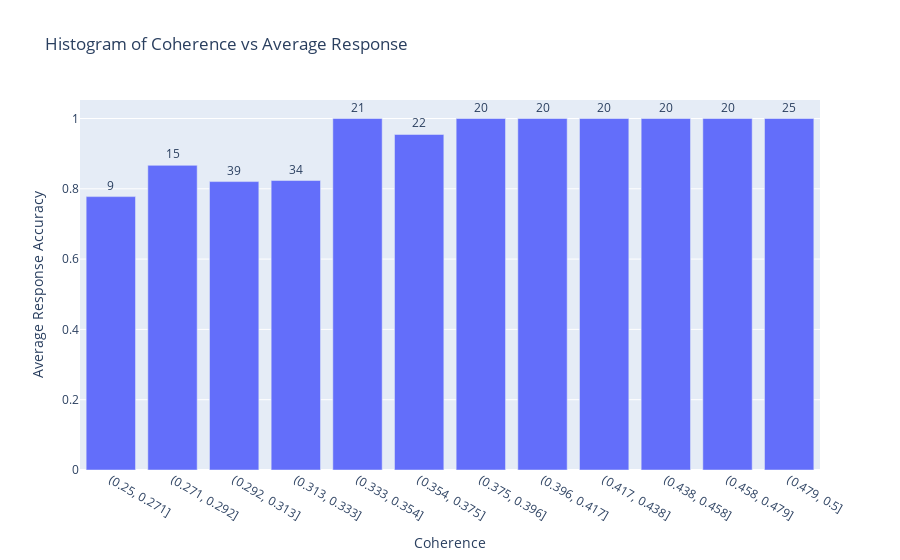

Notebook source saved alongside this figure:
### Code cell
create_histogram(trial_data, nbins=12)

### Figure 1 — Plotly figure (JSON) as saved in the notebook; plotly's stock layout.template omitted (floating-point values rounded to 4 significant figures)
{"data": [{"alignmentgroup": "True", "hovertemplate": "Coherence=%{x}<br>Average Response Accuracy=%{y}<extra></extra>", "legendgroup": "", "marker": {"color": "#636efa", "pattern": {"shape": ""}}, "name": "", "offsetgroup": "", "orientation": "v", "showlegend": false, "text": [9, 15, 39, 34, 21, 22, 20, 20, 20, 20, 20, 25], "textposition": "outside", "type": "bar", "x": ["(0.25, 0.271]", "(0.271, 0.292]", "(0.292, 0.313]", "(0.313, 0.333]", "(0.333, 0.354]", "(0.354, 0.375]", "(0.375, 0.396]", "(0.396, 0.417]", "(0.417, 0.438]", "(0.438, 0.458]", "(0.458, 0.479]", "(0.479, 0.5]"], "xaxis": "x", "y": [0.7778, 0.8667, 0.8205, 0.8235, 1, 0.9545, 1, 1, 1, 1, 1, 1], "yaxis": "y"}], "layout": {"barmode": "relative", "legend": {"tracegroupgap": 0}, "title": {"text": "Histogram of Coherence vs Average Response"}, "xaxis": {"anchor": "y", "domain": [0, 1], "title": {"text": "Coherence"}}, "yaxis": {"anchor": "x", "domain": [0, 1], "title": {"text": "Average Response Accuracy"}}}}
